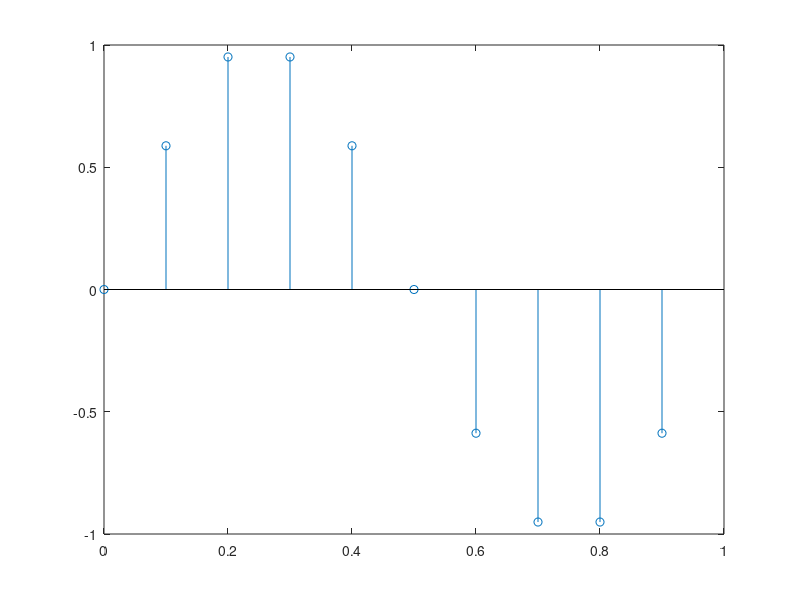
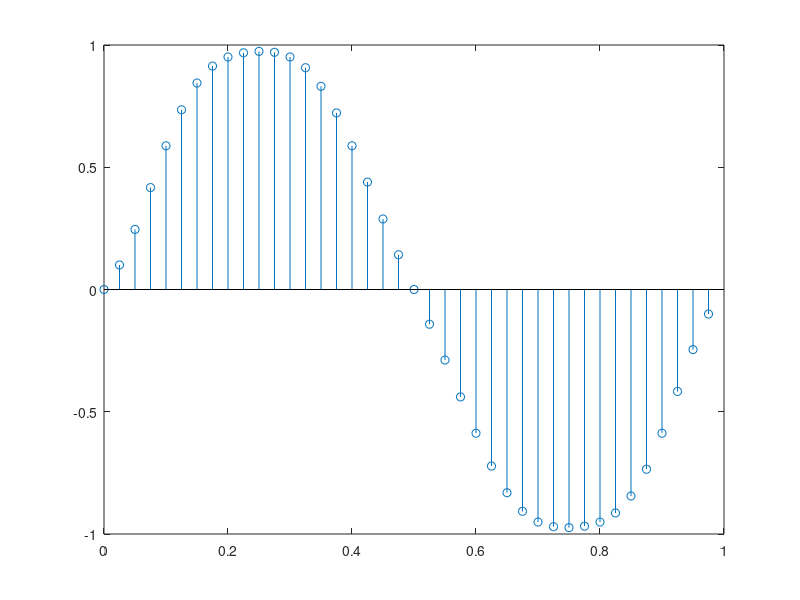

The MATLAB source for these figures, in order:
% Parametros Originales
fs_senal = 1;
fm_orig = 10;
T = 1/fm_orig;
t_orig = 0:T:1-T;
x_orig = sin(2 * pi * fs_senal * t_orig);

% Parametros de Sobremuestreo
L = 4;                                  % Factor de sobremuestreo (4 veces)
fm_nuevo = fm_orig * L;   % 40 Hz
Ti = 1/fm_nuevo;              % Nuevo periodo
t_nuevo = 0:Ti:1-Ti;           % Tiempo con 40 muestras

x_sobremuestreo = zeros(size(t_nuevo));

for m_idx = 1:length(t_nuevo)
    m = m_idx - 1;              % Para que en la multiplicacion se corresponda correctamente con el indice
    suma_acumulada = 0;


    for n_idx = 1:length(x_orig)
        n = n_idx - 1;
        % Calculamos el argumento de la Sinc segun la formula
        arg = (m * Ti - n * T) / T;
        aux_x = pi * arg;          % x = 2 * pi * fs * arg  -->  2 * pi * 0.5 * arg --> pi * arg

        % La formula de interpolacion no mira el reloj absoluto,mira la distancia entre dos puntos
        if (aux_x == 0)
            val_sinc = 1;
        else
            val_sinc = sin(aux_x) / aux_x;
        endif
        suma_acumulada = suma_acumulada + x_orig(n_idx) * val_sinc;
    endfor

    % Al terminar de sumar todos los n, guardamos el resultado en m
    x_sobremuestreo(m_idx) = suma_acumulada;
endfor

figure(1);
stem(t_orig, x_orig);

figure(2);
stem(t_nuevo, x_sobremuestreo);
